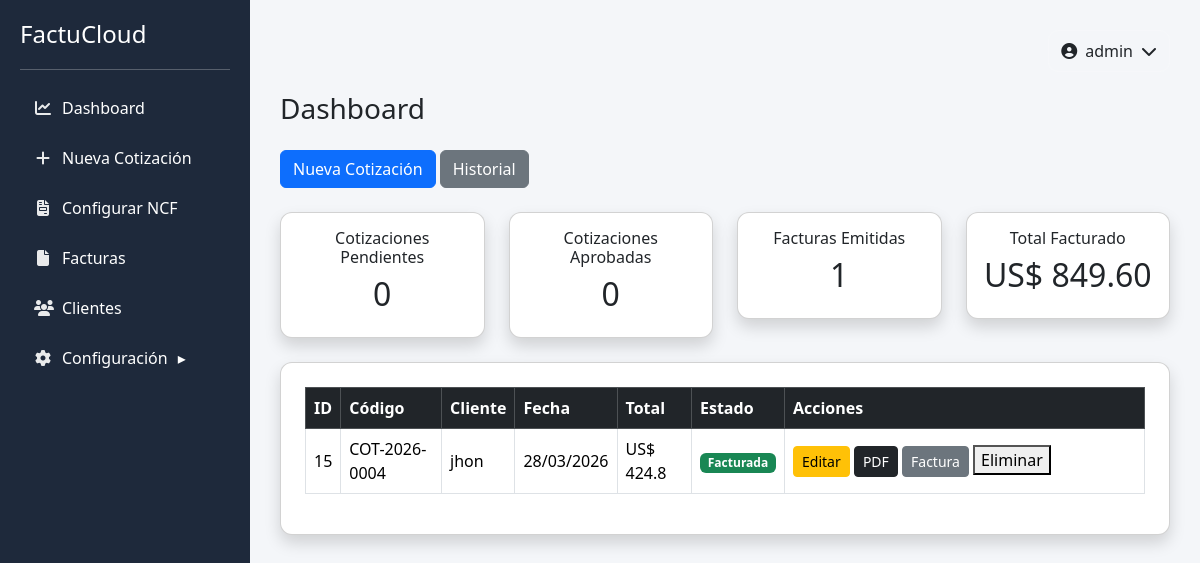
Page / (signed in) on the earlier database version.
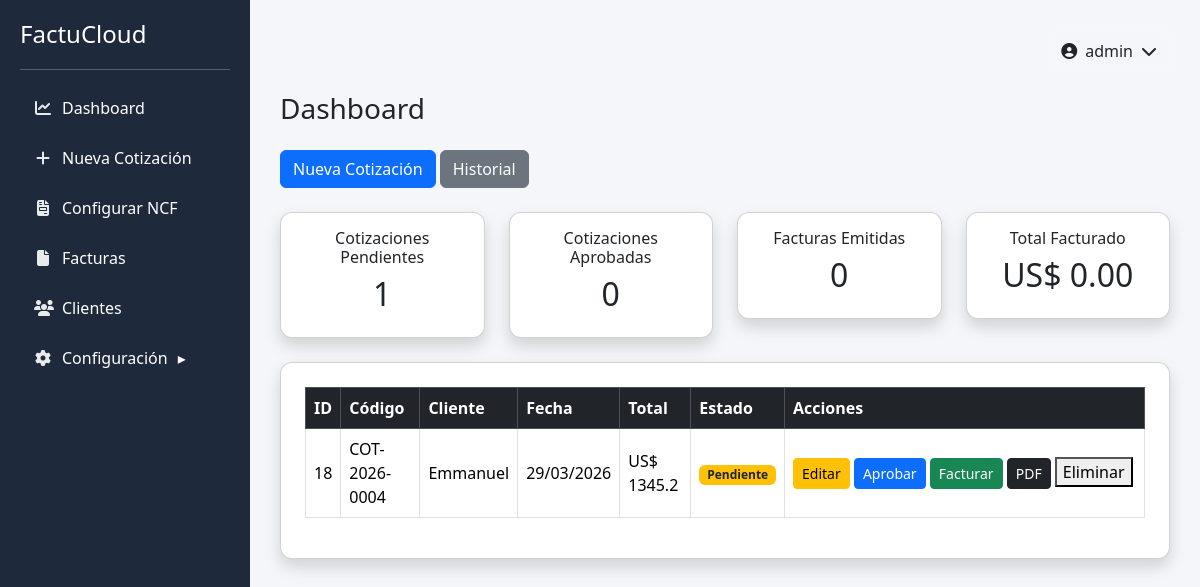
Same page on the later database version.
### tables this page shows
CREATE TABLE cotizaciones (
        id INTEGER PRIMARY KEY AUTOINCREMENT,
        codigo TEXT,
        cliente TEXT,
        rnc TEXT,
        telefono TEXT,
        correo TEXT,
        fecha TEXT,
        subtotal REAL,
        itbis REAL,
        total REAL,
        estado TEXT
    );

### app.py (the view)
@app.route("/")
def index():
    if "usuario" not in session:
        return redirect(url_for("login"))
    buscar = request.args.get("buscar")
    conn = get_db()
    if buscar:
        cotizaciones = conn.execute("""
        SELECT * FROM cotizaciones
        WHERE estado != 'Eliminada'
        AND cliente LIKE ?
        ORDER BY id DESC
        """, ("%" + buscar + "%",)).fetchall()
    else:
        cotizaciones = conn.execute("""
        SELECT * FROM cotizaciones
        WHERE estado != 'Eliminada'
        ORDER BY id DESC
        """).fetchall()
    pendientes = conn.execute("""
    SELECT COUNT(*) FROM cotizaciones
    WHERE estado='Pendiente'
    """).fetchone()[0]
    aprobadas = conn.execute("""
    SELECT COUNT(*) FROM cotizaciones
    WHERE estado='Aprobada'
    """).fetchone()[0]
    facturadas = conn.execute("""
    SELECT COUNT(*) FROM cotizaciones
    WHERE estado='Facturada'
    """).fetchone()[0]
    total_facturado = conn.execute("""
    SELECT SUM(total) FROM facturas
    """).fetchone()[0]
    if total_facturado is None:
        total_facturado = 0
    conn.close()
    return render_template(
        "index.html",
        cotizaciones=cotizaciones,
        pendientes=pendientes,
        aprobadas=aprobadas,
        facturadas=facturadas,
        total_facturado=total_facturado
    )

### app.py (called while the page is built)
def get_db():
    conn = sqlite3.connect("database.db")
    conn.row_factory = sqlite3.Row
    return conn

@app.context_processor
def inject_user():
    return dict(usuario=session.get("usuario"))

### templates/index.html (shortened to what this page needs)
{% extends "base.html" %}
{% block content %}
<h3 class="mb-4">Dashboard</h3>
<div class="d-flex justify-content-between mb-4">
    <div>
        <a href="/nueva" class="btn btn-primary">
            Nueva Cotización
        </a>
        <a href="/historial" class="btn btn-secondary">
            Historial
        </a>
    </div>
</div>
<div class="row mb-4">
    <div class="col-md-3">
        <div class="card shadow text-center p-3">
            <h6>Cotizaciones Pendientes</h6>
            <h2>{{ pendientes }}</h2>
        </div>
    </div>
    <div class="col-md-3">
        <div class="card shadow text-center p-3">
            <h6>Cotizaciones Aprobadas</h6>
            <h2>{{ aprobadas }}</h2>
        </div>
    </div>
    <div class="col-md-3">
        <div class="card shadow text-center p-3">
            <h6>Facturas Emitidas</h6>
            <h2>{{ facturadas }}</h2>
        </div>
    </div>
    <div class="col-md-3">
        <div class="card shadow text-center p-3">
            <h6>Total Facturado</h6>
            <h2>US$ {{ "%.2f"|format(total_facturado) }}</h2>
        </div>
    </div>
</div>
<div class="card shadow p-4">
<div class="table-responsive">
<table class="table table-bordered table-hover align-middle">
<thead class="table-dark">
<tr>
<th>ID</th>
<th>Código</th>
<th>Cliente</th>
<th>Fecha</th>
<th>Total</th>
<th>Estado</th>
<th width="360">Acciones</th>
</tr>
</thead>
<tbody>
{% for cotizacion in cotizaciones %}
<tr>
<td>{{ cotizacion.id }}</td>
<td>{{ cotizacion.codigo }}</td>
<td>{{ cotizacion.cliente }}</td>
<td>{{ cotizacion.fecha }}</td>
<td>
US$ {{ cotizacion.total }}
</td>
<td>
{% if cotizacion.estado == "Pendiente" %}
<span class="badge bg-warning text-dark">
Pendiente
</span>
{% elif cotizacion.estado == "Aprobada" %}
<span class="badge bg-primary">
Aprobada
</span>
{% elif cotizacion.estado == "Facturada" %}
<span class="badge bg-success">
Facturada
</span>
{% endif %}
</td>
<td>
<a href="/editar_cotizacion/{{ cotizacion.id }}" class="btn btn-sm btn-warning">
Editar
</a>
{% if cotizacion.estado == "Pendiente" %}
<a href="/aprobar/{{ cotizacion.id }}" class="btn btn-sm btn-primary">
Aprobar
</a>
{% endif %}
{% if cotizacion.estado != "Facturada" %}
<a href="/facturar/{{ cotizacion.id }}" class="btn btn-sm btn-success">
Facturar
</a>
{% endif %}
<a href="/cotizacion_pdf/{{ cotizacion.id }}"
class="btn btn-sm btn-dark">
PDF
</a>
{% if cotizacion.estado == "Facturada" %}
<a href="/factura_pdf/{{ cotizacion.id }}"
class="btn btn-sm btn-secondary">
Factura
</a>
{% endif %}
<form action="/eliminar_cotizacion/{{ cotizacion.id }}" method="POST" style="display:inline;">
    <button class="btn-danger" type="submit"
        onclick="return confirm('¿Seguro que deseas eliminar esta cotización?')">
        Eliminar
    </button>
</form>
</td>
</tr>
{% endfor %}
</tbody>
</table>
</div>
</div>
{% endblock %}

Differences in the rows shown:
removed cotizaciones: id "15", codigo "COT-2026-0004", cliente "jhon", fecha "28/03/2026", total "424.8", estado "Facturada"
added cotizaciones: id "18", codigo "COT-2026-0004", cliente "Emmanuel", fecha "29/03/2026", total "1345.2", estado "Pendiente"
Other differences:
{{ pendientes }}: "0" → "1"
{{ facturadas }}: "1" → "0"
{{ "%.2f"|format(total_facturado) }}: "849.60" → "0.00"
